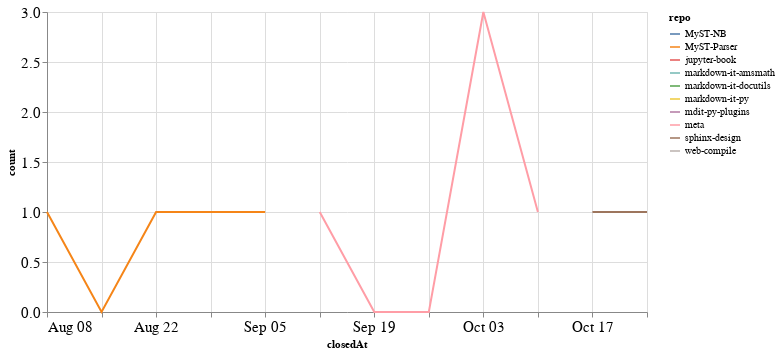

Notebook code for this chart:
### Code cell
closed_by_time = closed_by.groupby('repo').resample('W', on='closedAt').count()['author'].reset_index()
closed_by_time = closed_by_time.rename(columns={'author': 'count'})

alt.Chart(closed_by_time, width=600).mark_line().encode(
    x='closedAt',
    y='count',
    color='repo',
    tooltip="repo"
)

### Figure 1 — Vega-Lite specification as saved in the notebook (floating-point values rounded to 4 significant figures)
{"config": {"axisLeft": {"labelFontSize": 15}, "axisBottom": {"labelFontSize": 15}}, "data": {"name": "data-2dbaf10b893b3dda7293affc58401694"}, "mark": "line", "encoding": {"color": {"type": "nominal", "field": "repo"}, "tooltip": {"type": "nominal", "field": "repo"}, "x": {"type": "temporal", "field": "closedAt"}, "y": {"type": "quantitative", "field": "count"}}, "width": 600, "$schema": "https://vega.github.io/schema/vega-lite/v4.8.1.json", "datasets": {"data-2dbaf10b893b3dda7293affc58401694": [{"repo": "MyST-NB", "closedAt": "2021-10-03T00:00:00", "count": 2}, {"repo": "MyST-Parser", "closedAt": "2021-08-08T00:00:00", "count": 1}, {"repo": "MyST-Parser", "closedAt": "2021-08-15T00:00:00", "count": 0}, {"repo": "MyST-Parser", "closedAt": "2021-08-22T00:00:00", "count": 1}, {"repo": "MyST-Parser", "closedAt": "2021-08-29T00:00:00", "count": 1}, {"repo": "MyST-Parser", "closedAt": "2021-09-05T00:00:00", "count": 1}, {"repo": "jupyter-book", "closedAt": "2021-10-10T00:00:00", "count": 1}, {"repo": "markdown-it-amsmath", "closedAt": "2021-09-12T00:00:00", "count": 2}, {"repo": "markdown-it-docutils", "closedAt": "2021-09-12T00:00:00", "count": 1}, {"repo": "markdown-it-py", "closedAt": "2021-09-12T00:00:00", "count": 1}, {"repo": "mdit-py-plugins", "closedAt": "2021-09-12T00:00:00", "count": 1}, {"repo": "meta", "closedAt": "2021-09-12T00:00:00", "count": 1}, {"repo": "meta", "closedAt": "2021-09-19T00:00:00", "count": 0}, {"repo": "meta", "closedAt": "2021-09-26T00:00:00", "count": 0}, {"repo": "meta", "closedAt": "2021-10-03T00:00:00", "count": 3}, {"repo": "meta", "closedAt": "2021-10-10T00:00:00", "count": 1}, {"repo": "sphinx-design", "closedAt": "2021-10-17T00:00:00", "count": 1}, {"repo": "sphinx-design", "closedAt": "2021-10-24T00:00:00", "count": 1}, {"repo": "web-compile", "closedAt": "2021-09-26T00:00:00", "count": 2}]}}
